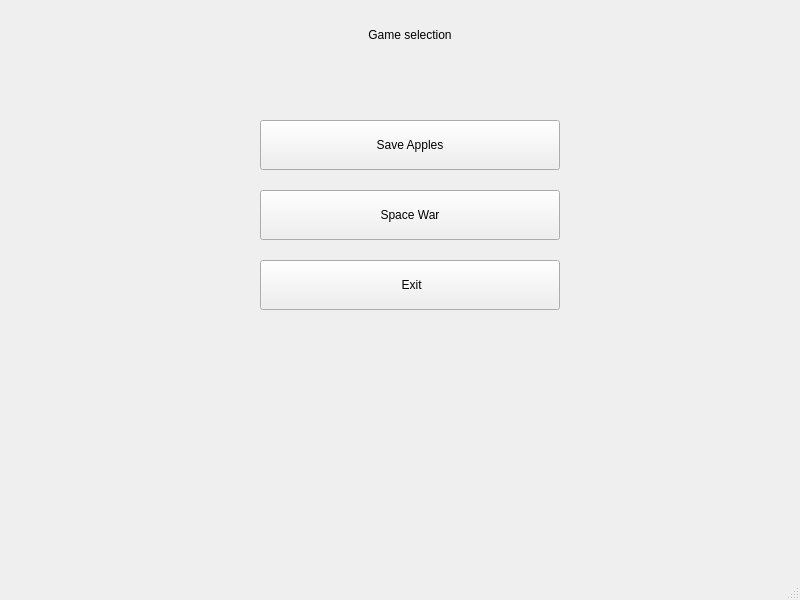
<?xml version="1.0" encoding="UTF-8"?>
<ui version="4.0">
 <class>MainWindow</class>
 <widget class="QMainWindow" name="MainWindow">
  <property name="geometry">
   <rect>
    <x>0</x>
    <y>0</y>
    <width>800</width>
    <height>600</height>
   </rect>
  </property>
  <property name="windowTitle">
   <string>MainWindow</string>
  </property>
  <widget class="QWidget" name="centralwidget">
   <widget class="QLabel" name="titleLabel">
    <property name="geometry">
     <rect>
      <x>260</x>
      <y>10</y>
      <width>300</width>
      <height>50</height>
     </rect>
    </property>
    <property name="minimumSize">
     <size>
      <width>300</width>
      <height>50</height>
     </size>
    </property>
    <property name="maximumSize">
     <size>
      <width>300</width>
      <height>50</height>
     </size>
    </property>
    <property name="text">
     <string>&lt;html&gt;&lt;head/&gt;&lt;body&gt;&lt;p align=&quot;center&quot;&gt;Game selection&lt;/p&gt;&lt;/body&gt;&lt;/html&gt;</string>
    </property>
   </widget>
   <widget class="QPushButton" name="saveAppleBtn">
    <property name="geometry">
     <rect>
      <x>260</x>
      <y>120</y>
      <width>300</width>
      <height>50</height>
     </rect>
    </property>
    <property name="minimumSize">
     <size>
      <width>300</width>
      <height>50</height>
     </size>
    </property>
    <property name="maximumSize">
     <size>
      <width>300</width>
      <height>50</height>
     </size>
    </property>
    <property name="text">
     <string>Save Apples</string>
    </property>
   </widget>
   <widget class="QPushButton" name="spaceWarBtn">
    <property name="geometry">
     <rect>
      <x>260</x>
      <y>190</y>
      <width>300</width>
      <height>50</height>
     </rect>
    </property>
    <property name="minimumSize">
     <size>
      <width>300</width>
      <height>50</height>
     </size>
    </property>
    <property name="maximumSize">
     <size>
      <width>300</width>
      <height>50</height>
     </size>
    </property>
    <property name="text">
     <string>Space War</string>
    </property>
   </widget>
   <widget class="QPushButton" name="exitBtn">
    <property name="geometry">
     <rect>
      <x>260</x>
      <y>260</y>
      <width>300</width>
      <height>50</height>
     </rect>
    </property>
    <property name="minimumSize">
     <size>
      <width>300</width>
      <height>50</height>
     </size>
    </property>
    <property name="maximumSize">
     <size>
      <width>300</width>
      <height>50</height>
     </size>
    </property>
    <property name="text">
     <string>	Exit</string>
    </property>
   </widget>
  </widget>
  <widget class="QMenuBar" name="menubar">
   <property name="geometry">
    <rect>
     <x>0</x>
     <y>0</y>
     <width>800</width>
     <height>17</height>
    </rect>
   </property>
  </widget>
  <widget class="QStatusBar" name="statusbar"/>
 </widget>
 <resources/>
 <connections/>
</ui>
